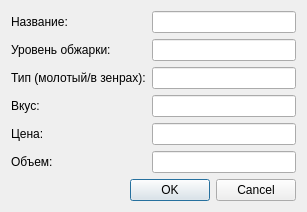
<?xml version="1.0" encoding="UTF-8"?>
<ui version="4.0">
 <class>Dialog</class>
 <widget class="QDialog" name="Dialog">
  <property name="geometry">
   <rect>
    <x>0</x>
    <y>0</y>
    <width>307</width>
    <height>201</height>
   </rect>
  </property>
  <property name="windowTitle">
   <string>Dialog</string>
  </property>
  <layout class="QVBoxLayout" name="verticalLayout">
   <item>
    <layout class="QFormLayout" name="formLayout">
     <item row="0" column="0">
      <widget class="QLabel" name="label">
       <property name="text">
        <string>Название:</string>
       </property>
      </widget>
     </item>
     <item row="0" column="1">
      <widget class="QLineEdit" name="lineEdit"/>
     </item>
     <item row="1" column="0">
      <widget class="QLabel" name="label_2">
       <property name="text">
        <string>Уровень обжарки:</string>
       </property>
      </widget>
     </item>
     <item row="1" column="1">
      <widget class="QLineEdit" name="lineEdit_2"/>
     </item>
     <item row="2" column="0">
      <widget class="QLabel" name="label_3">
       <property name="text">
        <string>Тип (молотый/в зенрах):</string>
       </property>
      </widget>
     </item>
     <item row="2" column="1">
      <widget class="QLineEdit" name="lineEdit_3"/>
     </item>
     <item row="3" column="0">
      <widget class="QLabel" name="label_4">
       <property name="text">
        <string>Вкус:</string>
       </property>
      </widget>
     </item>
     <item row="3" column="1">
      <widget class="QLineEdit" name="lineEdit_4"/>
     </item>
     <item row="4" column="0">
      <widget class="QLabel" name="label_5">
       <property name="text">
        <string>Цена:</string>
       </property>
      </widget>
     </item>
     <item row="4" column="1">
      <widget class="QLineEdit" name="lineEdit_5"/>
     </item>
     <item row="5" column="0">
      <widget class="QLabel" name="label_6">
       <property name="text">
        <string>Объем:</string>
       </property>
      </widget>
     </item>
     <item row="5" column="1">
      <widget class="QLineEdit" name="lineEdit_6"/>
     </item>
    </layout>
   </item>
   <item>
    <widget class="QDialogButtonBox" name="buttonBox">
     <property name="orientation">
      <enum>Qt::Horizontal</enum>
     </property>
     <property name="standardButtons">
      <set>QDialogButtonBox::Cancel|QDialogButtonBox::Ok</set>
     </property>
    </widget>
   </item>
  </layout>
 </widget>
 <resources/>
 <connections>
  <connection>
   <sender>buttonBox</sender>
   <signal>accepted()</signal>
   <receiver>Dialog</receiver>
   <slot>accept()</slot>
   <hints>
    <hint type="sourcelabel">
     <x>248</x>
     <y>254</y>
    </hint>
    <hint type="destinationlabel">
     <x>157</x>
     <y>274</y>
    </hint>
   </hints>
  </connection>
  <connection>
   <sender>buttonBox</sender>
   <signal>rejected()</signal>
   <receiver>Dialog</receiver>
   <slot>reject()</slot>
   <hints>
    <hint type="sourcelabel">
     <x>316</x>
     <y>260</y>
    </hint>
    <hint type="destinationlabel">
     <x>286</x>
     <y>274</y>
    </hint>
   </hints>
  </connection>
 </connections>
</ui>
